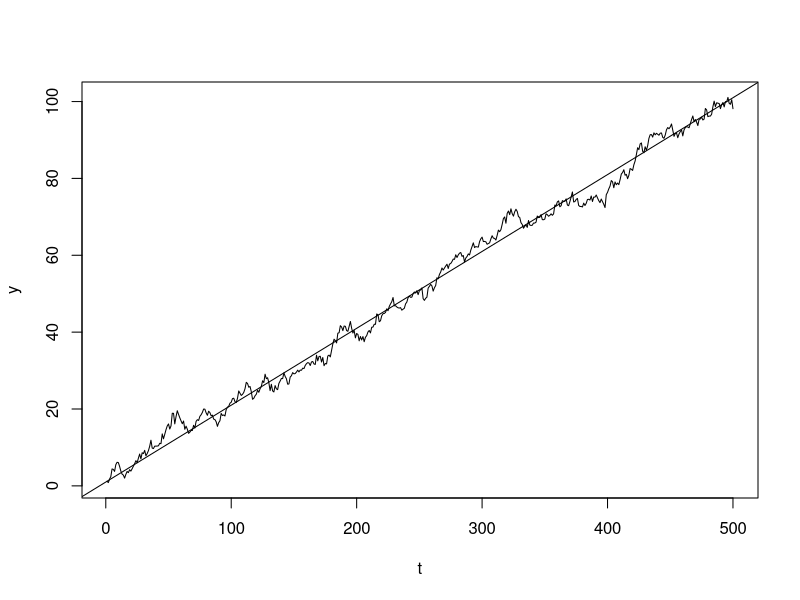

The R source for this figure:
###################
#generate process
# y_t=m+b*t+ksi_t
# where
# ksi_t=phi*ksi_(t-1)+eps
#####################


#hyper parameters
N=500
ksi=0
phi=0.9
m=1
beta=0.2
#
for(i in 2:N)
{
    ksi[i]=phi*ksi[i-1]+rnorm(1)
}
t=1:N

y=m+beta*t+ksi
plot(t,y, type="l")
abline(m,beta)
